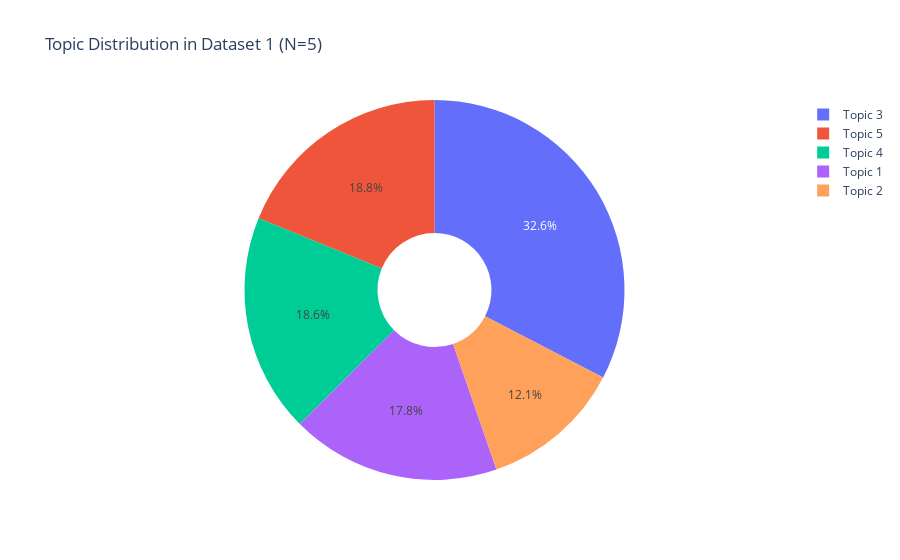
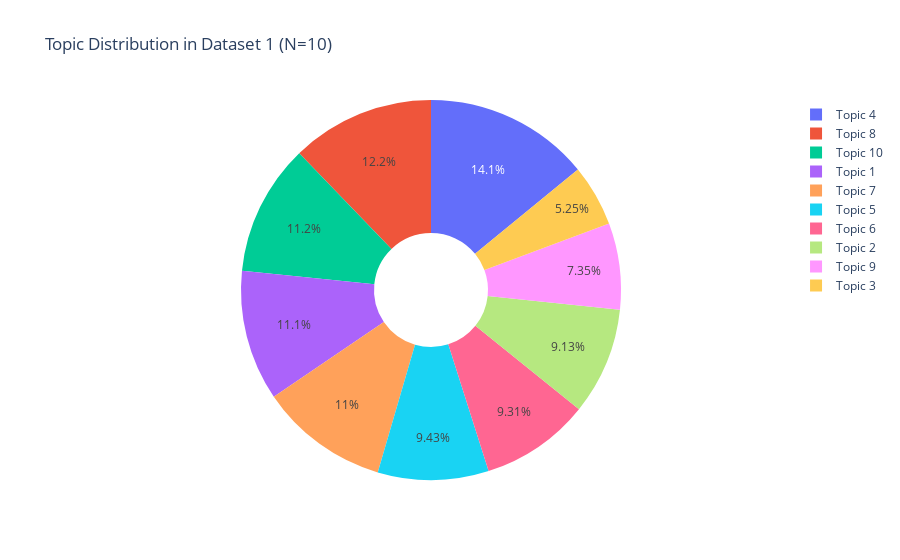
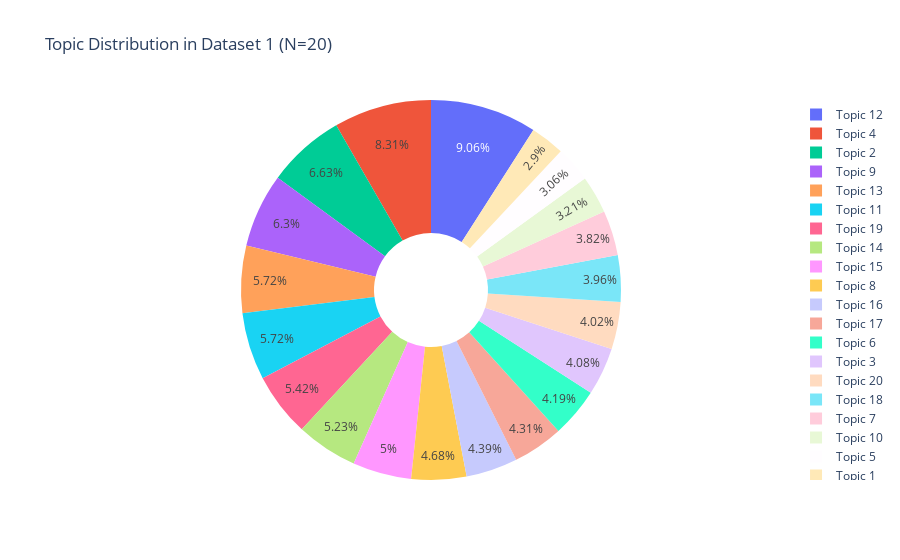
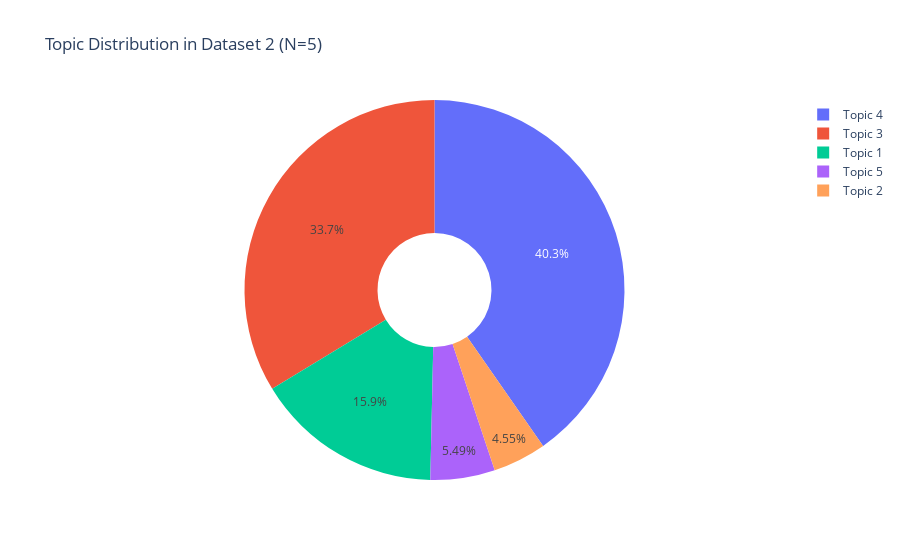

Source (notebook cell) for these figures, in order:
### Code cell
import plotly.express as px
import plotly.offline as pyo
import plotly.io as pio
import gensim
from gensim import corpora
from gensim.models import LdaModel

# Initialize Plotly in notebook mode
pyo.init_notebook_mode(connected=True)

# Define the function to apply LDA and plot donut charts
def apply_lda_and_plot_donut(data, num_topics_list, dataset_name="Dataset"):
    # Tokenize the cleaned text
    texts = [text.split() for text in data['cleaned_text']]

    # Create a dictionary and corpus for the dataset
    dictionary = corpora.Dictionary(texts)
    corpus = [dictionary.doc2bow(text) for text in texts]

    # Loop through each value of N (number of topics)
    for num_topics in num_topics_list:
        lda_model = LdaModel(corpus, num_topics=num_topics, id2word=dictionary, passes=15)

        # Get the topic frequencies
        topic_frequency = {i: 0 for i in range(num_topics)}
        for doc in corpus:
            topics = lda_model.get_document_topics(doc)
            for topic_id, topic_prob in topics:
                topic_frequency[topic_id] += topic_prob
        
        # Prepare data for plotting
        topic_labels = [f"Topic {i+1}" for i in range(num_topics)]
        topic_counts = [topic_frequency[i] for i in range(num_topics)]

        # Plot donut chart for the current dataset and number of topics
        fig = px.pie(names=topic_labels, values=topic_counts, hole=0.3, title=f"Topic Distribution in {dataset_name} (N={num_topics})")
        
        # Ensure plot is displayed using plotly.io.show()
        pio.show(fig)

# Step 2: Apply LDA to both datasets for 5, 10, 20 topics
num_topics_list = [5, 10, 20]

# Apply LDA and plot donut charts for the first dataset
apply_lda_and_plot_donut(data, num_topics_list, dataset_name="Dataset 1")

# Apply LDA and plot donut charts for the second dataset
apply_lda_and_plot_donut(data2, num_topics_list, dataset_name="Dataset 2")

### Figure 1 — Plotly figure (JSON) as saved in the notebook; plotly's stock layout.template omitted (floating-point values rounded to 4 significant figures)
{"data": [{"domain": {"x": [0, 1], "y": [0, 1]}, "hole": 0.3, "hovertemplate": "label=%{label}<br>value=%{value}<extra></extra>", "labels": ["Topic 1", "Topic 2", "Topic 3", "Topic 4", "Topic 5"], "legendgroup": "", "name": "", "showlegend": true, "type": "pie", "values": [818.2, 554.9, 1497.0, 854.6, 864.3]}], "layout": {"legend": {"tracegroupgap": 0}, "title": {"text": "Topic Distribution in Dataset 1 (N=5)"}}}

### Figure 2 — Plotly figure (JSON) as saved in the notebook; plotly's stock layout.template omitted (floating-point values rounded to 4 significant figures)
{"data": [{"domain": {"x": [0, 1], "y": [0, 1]}, "hole": 0.3, "hovertemplate": "label=%{label}<br>value=%{value}<extra></extra>", "labels": ["Topic 1", "Topic 2", "Topic 3", "Topic 4", "Topic 5", "Topic 6", "Topic 7", "Topic 8", "Topic 9", "Topic 10"], "legendgroup": "", "name": "", "showlegend": true, "type": "pie", "values": [503.7, 413.7, 238.1, 637.8, 427.4, 422.0, 498.1, 553.1, 333.1, 507.1]}], "layout": {"legend": {"tracegroupgap": 0}, "title": {"text": "Topic Distribution in Dataset 1 (N=10)"}}}

### Figure 3 — Plotly figure (JSON) as saved in the notebook; plotly's stock layout.template omitted (floating-point values rounded to 4 significant figures)
{"data": [{"domain": {"x": [0, 1], "y": [0, 1]}, "hole": 0.3, "hovertemplate": "label=%{label}<br>value=%{value}<extra></extra>", "labels": ["Topic 1", "Topic 2", "Topic 3", "Topic 4", "Topic 5", "Topic 6", "Topic 7", "Topic 8", "Topic 9", "Topic 10", "Topic 11", "Topic 12", "Topic 13", "Topic 14", "Topic 15", "Topic 16", "Topic 17", "Topic 18", "Topic 19", "Topic 20"], "legendgroup": "", "name": "", "showlegend": true, "type": "pie", "values": [127.2, 290.3, 178.8, 364.3, 134.0, 183.8, 167.2, 204.9, 275.9, 140.7, 250.4, 396.7, 250.8, 229.2, 219.0, 192.5, 188.6, 173.4, 237.6, 176.0]}], "layout": {"legend": {"tracegroupgap": 0}, "title": {"text": "Topic Distribution in Dataset 1 (N=20)"}}}

### Figure 4 — Plotly figure (JSON) as saved in the notebook; plotly's stock layout.template omitted (floating-point values rounded to 4 significant figures)
{"data": [{"domain": {"x": [0, 1], "y": [0, 1]}, "hole": 0.3, "hovertemplate": "label=%{label}<br>value=%{value}<extra></extra>", "labels": ["Topic 1", "Topic 2", "Topic 3", "Topic 4", "Topic 5"], "legendgroup": "", "name": "", "showlegend": true, "type": "pie", "values": [2046.0, 583.7, 4324.0, 5173.0, 704.2]}], "layout": {"legend": {"tracegroupgap": 0}, "title": {"text": "Topic Distribution in Dataset 2 (N=5)"}}}
